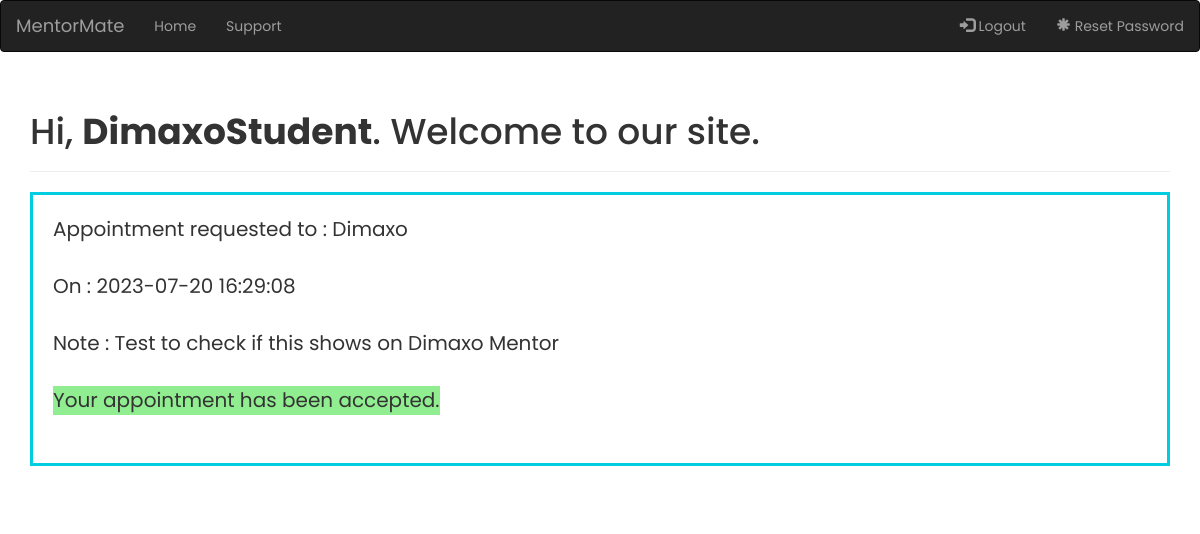
Screenshot of /MainFiles/check_appointment_student.php (signed in) with the database file from the repository.
### tables this page shows
CREATE TABLE `appointment` (
  `appointment_id` int(11) NOT NULL,
  `student_user` varchar(50) NOT NULL,
  `mentor_user` varchar(50) NOT NULL,
  `note` varchar(100) NOT NULL,
  `appointment_accepted` int(1) NOT NULL DEFAULT 0,
  `appointment_declined` int(1) NOT NULL DEFAULT 0,
  `appointment_status` int(1) NOT NULL,
  `created_at` datetime NOT NULL DEFAULT current_timestamp()
);

### MainFiles/check_appointment_student.php (the view, shortened to what this page needs)
<?php
require_once "config.php";
?>
<!DOCTYPE html>
<html lang="en">
<head>
    <link rel="stylesheet" href="https://maxcdn.bootstrapcdn.com/bootstrap/3.4.1/css/bootstrap.min.css">
    <link rel="stylesheet" href="check_appointment_style.css">
</head>
<body>
<nav class="navbar navbar-inverse">
<div class="container-fluid">
    <div class="navbar-header">
    <a class="navbar-brand" href="home_page.php">MentorMate</a>
    </div>
    <ul class="nav navbar-nav">
        <li ><a href="home_page.php">Home</a></li>
        <li ><a href="home_page.php #support_start">Support</a></li>
    </ul>
    <ul class="nav navbar-nav navbar-right">
        <li><a href="logout.php"><span class="glyphicon glyphicon-log-in"></span> Logout</a></li>
        <li><a href="reset-password.php"><span class="glyphicon glyphicon-asterisk"></span> Reset Password</a></li>
    </ul>
</div>
</nav>
<div class="container">
    <div class="page-header">
        <h1>Hi, <strong><?php echo htmlspecialchars($_SESSION["username"]); ?></strong>. Welcome to our site.</h1>
    </div>
    <?php
        $loggedin_username = $_SESSION['username'];
        $sql = "SELECT * FROM appointment WHERE student_user =  '$loggedin_username'";
        $result = mysqli_query($link, $sql);
        if (mysqli_num_rows($result) > 0)
        {
            while ($row = mysqli_fetch_array($result))
            {
                echo '<div class="maman">';
                echo 'Appointment requested to : '.$row["mentor_user"].'<br><br>';
                echo 'On : '.$row["created_at"].'<br><br>';
                echo 'Note : '.$row["note"].'<br><br>';
                if ($row['appointment_status'] == 1)
                {
                    if ($row["appointment_accepted"] == 1)
                    {
                        echo '<p id=green_p>Your appointment has been accepted. </p><br><br>';
                    }
                    elseif ($row["appointment_declined"] == 1)
                    {
                        echo '<p id=red_p>Your appointment has been declined. </p><br><br>';
                    }
                }
                else
                {
                    echo '<p id=yellow_p>Your appointment has not been handled yet. </p><br><br>';
                }
                echo '</div><br><br>';
            }
        }
    ?>
</div>
</body>
</html>

### MainFiles/check_appointment_style.css (style rules this page uses)
body { font-family: Poppins; }
p { float: left; font-size: 20px; }
.maman { padding: 20px; font-size: 20px; height: fit-content; border: #00cde1 solid 3px; }
span { font-size: 15px; }
#green_p { background-color: lightgreen; }

### rows the page displays
appointment: mentor_user "Dimaxo", created_at "2023-07-20 16:29:08", note "Test to check if this shows on Dimaxo Mentor", appointment_status "Your appointment has been accepted."

### other values shown
$_SESSION["username"] "DimaxoStudent"
